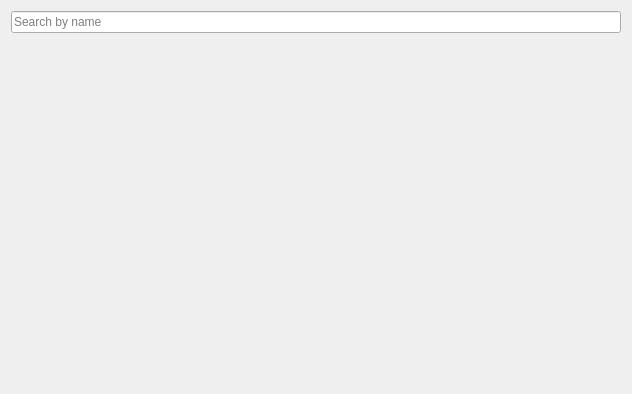
<?xml version="1.0" encoding="UTF-8"?>
<ui version="4.0">
 <class>SearchCustomerDialog</class>
 <widget class="QDialog" name="SearchCustomerDialog">
  <property name="geometry">
   <rect>
    <x>0</x>
    <y>0</y>
    <width>632</width>
    <height>394</height>
   </rect>
  </property>
  <property name="windowTitle">
   <string>Search Customer</string>
  </property>
  <layout class="QVBoxLayout" name="verticalLayout">
   <item>
    <widget class="QLineEdit" name="lineName">
     <property name="placeholderText">
      <string>Search by name</string>
     </property>
    </widget>
   </item>
   <item>
    <widget class="LibGUI::TableWidget" name="table" native="true"/>
   </item>
  </layout>
 </widget>
 <customwidgets>
  <customwidget>
   <class>LibGUI::TableWidget</class>
   <extends>QWidget</extends>
   <header location="global">tablewidget.h</header>
   <container>1</container>
  </customwidget>
 </customwidgets>
 <resources/>
 <connections/>
</ui>
